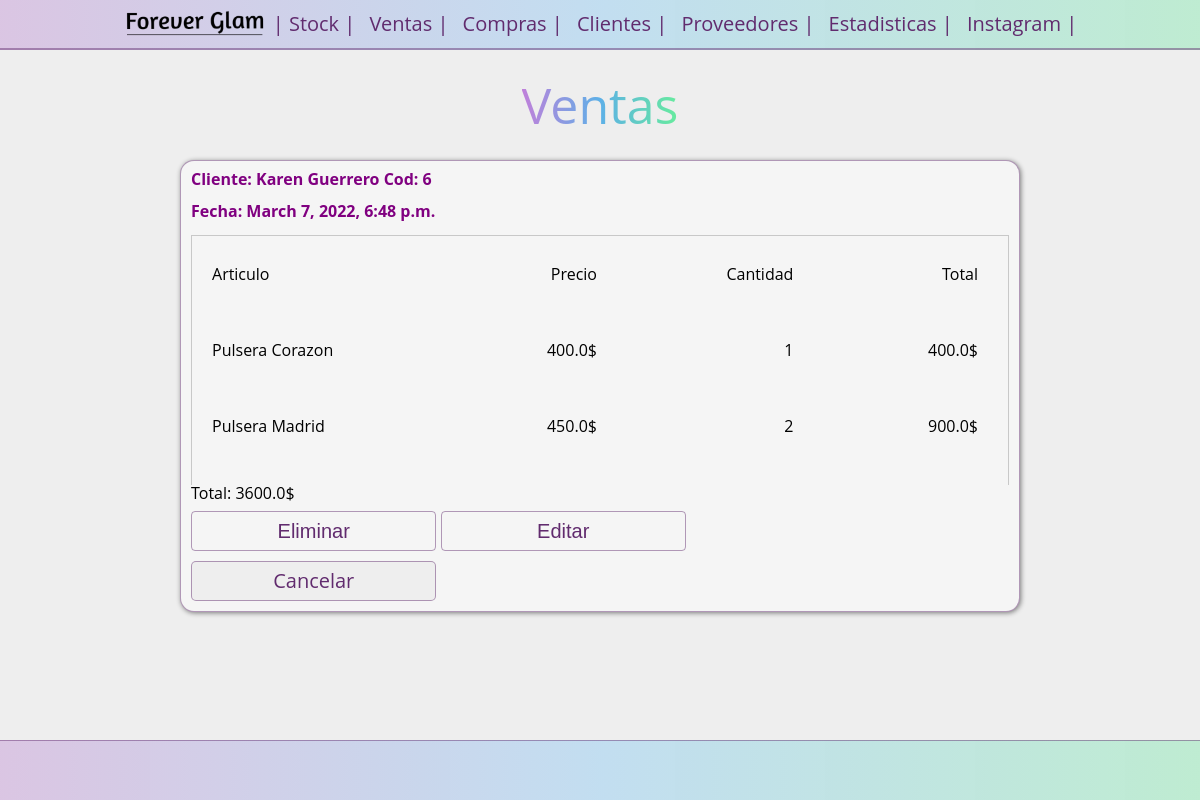
The app's page /sells/6/detail/, older data.
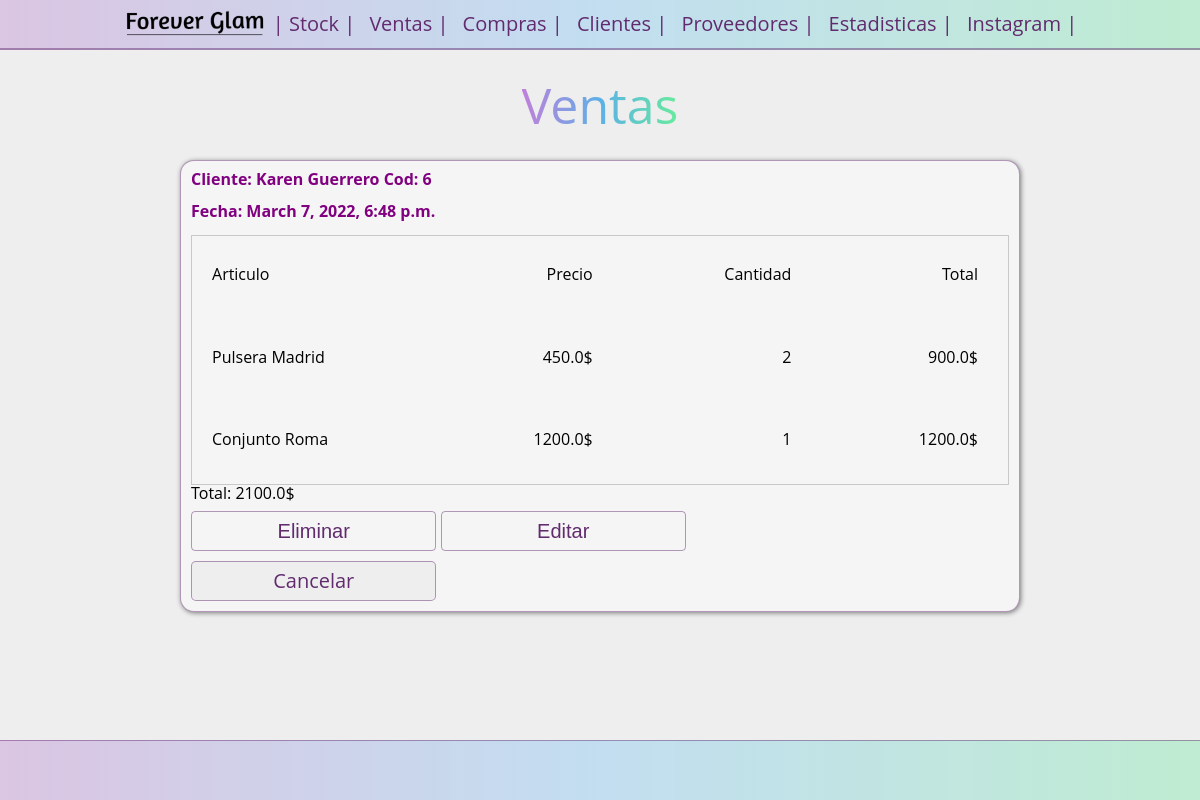
The same page, newer data.
### sells/models.py (models this page shows)
class Sell_Product(models.Model):
    sell = models.ForeignKey(
        Sell,
        on_delete= models.CASCADE,
        null=False,
        blank=False
    )
    product = models.ForeignKey(
        Product,
        on_delete= models.CASCADE,
        null=False,
        blank=False
    )
    quantity = models.IntegerField(default=1)
    price = models.FloatField(default=0)
    total = models.FloatField(default=0)

class Sell(models.Model):
    client = models.ForeignKey(
            Client,
            on_delete= models.CASCADE,
            null=False,
            blank= False
    )
    sell_date = models.DateTimeField(auto_now_add=True)
    product = models.ManyToManyField(
        Product,
        through='Sell_Product',
        blank=True
    )
    total = models.FloatField(default=0)

### stock/models.py (models this page shows)
class Product(models.Model):
    name = models.CharField(max_length=200)
    category = models.CharField(max_length=50)
    material = models.CharField(max_length=50)
    price = models.FloatField(default=0)
    stock = models.IntegerField(default=0)
    sug_price = models.FloatField(default=price)
    sell_price = models.FloatField(default= sug_price)
    def __str__(self) :
        return self.name

### clients/models.py (models this page shows)
class Client(models.Model):
    name = models.CharField(max_length=100)
    tlf = models.CharField(max_length=15, default='')
    debt = models.FloatField(default=0)
    address = models.CharField(max_length=100)
    def __str__(self) :
        return self.name

### sells/views.py (the view)
# urls.py: path("<int:sell_id>/detail/", views.detail, name="detail"),
def detail(request, sell_id):
    sell = get_object_or_404(Sell, pk=sell_id)
    sell_product_set = sell.sell_product_set.all()
    return render(request, "sells/detail.html",{
        'sell': sell,
        'sell_product_set': sell_product_set
    })

### sells/templates/sells/detail.html (shortened to what this page needs)
{% extends 'stock/header.html' %}
{% block content %}
{% load static %}
<body>
    <main>
    <h1 class="titulo">Ventas</h1>
    <form action="{% url 'sells:detail_update_delete' %} " method="post" class="main-form">
        <span >Cliente: {{sell.client}} Cod: {{sell.pk}}</span> <br><br>
        <span>Fecha: {{sell.sell_date}}</span><br><br>
        <div class="table-container">
            <table class="main-table-detail">
                <tr>
                <th class="main-table__row_l_t"><strong>Articulo </strong></th>
                <th class="main-table__row_r_t"><strong> Precio </strong></th>
                <th class="main-table__row_r_t"><strong> Cantidad </strong></th>
                <th class="main-table__row_r_t"><strong> Total </strong></th>
                </tr>
                {% for choice in sell_product_set  %}
                        <tr class="main-table__row">
                            <label for="choice{{ forloop.counter }}">
                            <td class="main-table__row_l">{{choice.product}}</td>
                            <td class="main-table__row_r">{{choice.price}}$</td>
                            <td class="main-table__row_r">{{choice.quantity}}</td>
                            <td class="main-table__row_r">{{choice.total}}$</td>
                            </tr>
                {% endfor %}
            </table>
        </div>
        <div>
            Total: {{sell.total}}$
        </div>
        <input type="submit" name="action" value="Eliminar">
        <input type="submit" name="action" value="Editar">
        <a href="{% url 'sells:index'%}" class="button_grillo" >Cancelar</a>
    </form>
    </main>
    <footer>
    </footer>
</body>
{% endblock %}

Row changes from the older to the newer data that the page shows:
removed Sell_Product: product "Pulsera Corazon", price "400.0", quantity "1", total "400.0"
changed Sell "Karen Guerrero": total "3600.0" → "2100.0"
added Sell_Product: product "Conjunto Roma", price "1200.0", quantity "1", total "1200.0"
